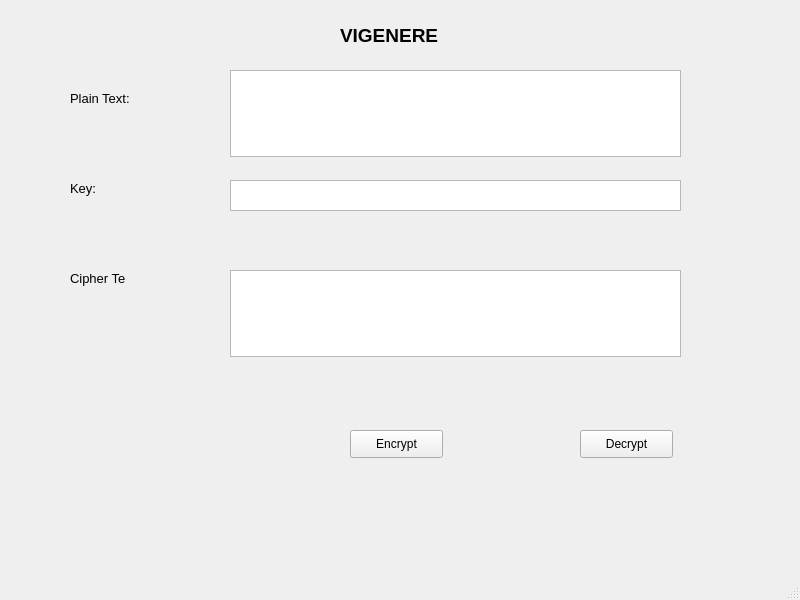
<?xml version="1.0" encoding="UTF-8"?>
<ui version="4.0">
 <class>MainWindow</class>
 <widget class="QMainWindow" name="MainWindow">
  <property name="geometry">
   <rect>
    <x>0</x>
    <y>0</y>
    <width>800</width>
    <height>600</height>
   </rect>
  </property>
  <property name="windowTitle">
   <string>MainWindow</string>
  </property>
  <widget class="QWidget" name="centralwidget">
   <widget class="QLabel" name="label_3">
    <property name="geometry">
     <rect>
      <x>70</x>
      <y>180</y>
      <width>55</width>
      <height>16</height>
     </rect>
    </property>
    <property name="font">
     <font>
      <pointsize>10</pointsize>
     </font>
    </property>
    <property name="text">
     <string>Key:</string>
    </property>
   </widget>
   <widget class="QPlainTextEdit" name="txt_plain_text">
    <property name="geometry">
     <rect>
      <x>230</x>
      <y>70</y>
      <width>451</width>
      <height>87</height>
     </rect>
    </property>
   </widget>
   <widget class="QTextEdit" name="textEdit">
    <property name="geometry">
     <rect>
      <x>230</x>
      <y>180</y>
      <width>451</width>
      <height>31</height>
     </rect>
    </property>
   </widget>
   <widget class="QLabel" name="label_4">
    <property name="geometry">
     <rect>
      <x>70</x>
      <y>270</y>
      <width>55</width>
      <height>16</height>
     </rect>
    </property>
    <property name="font">
     <font>
      <pointsize>10</pointsize>
     </font>
    </property>
    <property name="text">
     <string>Cipher Text:</string>
    </property>
   </widget>
   <widget class="QLabel" name="label_2">
    <property name="geometry">
     <rect>
      <x>70</x>
      <y>90</y>
      <width>81</width>
      <height>16</height>
     </rect>
    </property>
    <property name="font">
     <font>
      <pointsize>10</pointsize>
     </font>
    </property>
    <property name="text">
     <string>Plain Text:</string>
    </property>
   </widget>
   <widget class="QPushButton" name="btn_encrypt">
    <property name="geometry">
     <rect>
      <x>350</x>
      <y>430</y>
      <width>93</width>
      <height>28</height>
     </rect>
    </property>
    <property name="text">
     <string>Encrypt</string>
    </property>
   </widget>
   <widget class="QPlainTextEdit" name="txt_cipher_text">
    <property name="geometry">
     <rect>
      <x>230</x>
      <y>270</y>
      <width>451</width>
      <height>87</height>
     </rect>
    </property>
   </widget>
   <widget class="QLabel" name="label">
    <property name="geometry">
     <rect>
      <x>340</x>
      <y>20</y>
      <width>131</width>
      <height>31</height>
     </rect>
    </property>
    <property name="font">
     <font>
      <pointsize>14</pointsize>
      <weight>75</weight>
      <bold>true</bold>
     </font>
    </property>
    <property name="text">
     <string>VIGENERE</string>
    </property>
   </widget>
   <widget class="QPushButton" name="btn_decrypt">
    <property name="geometry">
     <rect>
      <x>580</x>
      <y>430</y>
      <width>93</width>
      <height>28</height>
     </rect>
    </property>
    <property name="text">
     <string>Decrypt</string>
    </property>
   </widget>
  </widget>
  <widget class="QMenuBar" name="menubar">
   <property name="geometry">
    <rect>
     <x>0</x>
     <y>0</y>
     <width>800</width>
     <height>26</height>
    </rect>
   </property>
  </widget>
  <widget class="QStatusBar" name="statusbar"/>
 </widget>
 <resources/>
 <connections/>
</ui>
